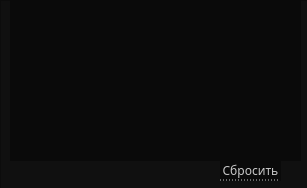
   <widget class="QWidget" name="pinmain">
    <property name="geometry">
     <rect>
      <x>0</x>
      <y>0</y>
      <width>307</width>
      <height>188</height>
     </rect>
    </property>
    <attribute name="icon">
     <iconset>
      <normaloff>../../images/down-arrow.png</normaloff>../../images/down-arrow.png</iconset>
    </attribute>
    <attribute name="label">
     <string>Основной разъём питания</string>
    </attribute>
    <widget class="QFrame" name="framePinmain">
     <property name="geometry">
      <rect>
       <x>0</x>
       <y>0</y>
       <width>311</width>
       <height>191</height>
      </rect>
     </property>
     <property name="styleSheet">
      <string notr="true">QFrame{
	background-color: #101010;
}
</string>
     </property>
     <property name="frameShape">
      <enum>QFrame::StyledPanel</enum>
     </property>
     <property name="frameShadow">
      <enum>QFrame::Raised</enum>
     </property>
     <widget class="QTableWidget" name="tablePinmain">
      <property name="enabled">
       <bool>true</bool>
      </property>
      <property name="geometry">
       <rect>
        <x>10</x>
        <y>0</y>
        <width>291</width>
        <height>161</height>
       </rect>
      </property>
      <property name="font">
       <font>
        <family>Montserrat Medium</family>
        <stylestrategy>PreferAntialias</stylestrategy>
       </font>
      </property>
      <property name="mouseTracking">
       <bool>true</bool>
      </property>
      <property name="focusPolicy">
       <enum>Qt::NoFocus</enum>
      </property>
      <property name="autoFillBackground">
       <bool>false</bool>
      </property>
      <property name="styleSheet">
       <string notr="true">QTableWidget::item
{
	background: rgb(10, 10, 10);
 	border-bottom: 1px solid rgb(60,60,60); 
	border-right: 0px;
	border-left: 0px;
	border-top:0px;
}

QTableView
{
	background: rgb(10, 10, 10);
	color: #dddddd;
	border-top: 0px;
	border-right: 0px;
	border-left: 0px;
	border-bottom: 0px;
}

QTableWidget::item:hover {
    color: white;
	border-bottom: 1px solid rgb(180,180,180);
}      

QTableWidget::item:selected
{
 	color: white;
	border-bottom: 1px solid rgb(180,180,180);
}

QScrollBar:vertical {
	border: none;
    background-color: #151515;
    width: 8px;
    margin: 15px 0 15px 0;
	border-radius: 0px;
 }

/*  HANDLE BAR VERTICAL */
QScrollBar::handle:vertical {	
	background-color: #151515;
	min-height: 30px;
	border-radius: 0px;
	border: 1px solid;
	border-right: 0px;
	border-color: rgb(60,60,60);
}
QScrollBar::handle:vertical:hover{	
	background-color:  rgb(50,50,50);
	border-color: rgb(60,60,60);
}
QScrollBar::handle:vertical:pressed {	
	background-color: rgb(120, 0, 2);
}

/* BTN TOP - SCROLLBAR */
QScrollBar::sub-line:vertical {
	background-color: #151515;
	height: 15px;
	subcontrol-position: top;
	subcontrol-origin: margin;
	border: 0px;
	border-bottom: 1px solid rgb(180, 0, 0);
}
QScrollBar::sub-line:vertical:hover {	
	background-color: #575757;
	border-color: #242424;
}
QScrollBar::sub-line:vertical:pressed {	
	background-color: rgb(120, 0, 2);
}

/* BTN BOTTOM - SCROLLBAR */
QScrollBar::add-line:vertical {
	background-color: #151515;
	height: 15px;
	subcontrol-position: bottom;
	subcontrol-origin: margin;
	border: 1px solid;
	border-color: rgb(60,60,60);
	border: 1px solid;
	border-top:1px solid rgb(180, 0, 0);
	border-right: 0px;
	border-bottom: 0px;
}
QScrollBar::add-line:vertical:hover {	
	background-color: #575757;
	border-color: #242424;
}
QScrollBar::add-line:vertical:pressed {	
	background-color: rgb(120, 0, 2);
}
/* RESET ARROW */
QScrollBar::up-arrow:vertical, QScrollBar::down-arrow:vertical {
	background: none;
}

QScrollBar::add-page:vertical, QScrollBar::sub-page:vertical {
	background: none;
}</string>
      </property>
      <property name="editTriggers">
       <set>QAbstractItemView::AnyKeyPressed|QAbstractItemView::EditKeyPressed|QAbstractItemView::SelectedClicked</set>
      </property>
      <property name="selectionMode">
       <enum>QAbstractItemView::MultiSelection</enum>
      </property>
      <property name="selectionBehavior">
       <enum>QAbstractItemView::SelectRows</enum>
      </property>
      <property name="showGrid">
       <bool>false</bool>
      </property>
      <property name="gridStyle">
       <enum>Qt::SolidLine</enum>
      </property>
      <property name="sortingEnabled">
       <bool>true</bool>
      </property>
      <attribute name="horizontalHeaderVisible">
       <bool>false</bool>
      </attribute>
      <attribute name="horizontalHeaderCascadingSectionResizes">
       <bool>true</bool>
      </attribute>
      <attribute name="horizontalHeaderDefaultSectionSize">
       <number>120</number>
      </attribute>
      <attribute name="horizontalHeaderHighlightSections">
       <bool>false</bool>
      </attribute>
      <attribute name="horizontalHeaderMinimumSectionSize">
       <number>15</number>
      </attribute>
      <attribute name="horizontalHeaderShowSortIndicator" stdset="0">
       <bool>true</bool>
      </attribute>
      <attribute name="horizontalHeaderStretchLastSection">
       <bool>false</bool>
      </attribute>
      <attribute name="verticalHeaderVisible">
       <bool>false</bool>
      </attribute>
      <attribute name="verticalHeaderCascadingSectionResizes">
       <bool>false</bool>
      </attribute>
      <attribute name="verticalHeaderMinimumSectionSize">
       <number>10</number>
      </attribute>
      <column>
       <property name="text">
        <string>Выбор</string>
       </property>
      </column>
      <column>
       <property name="text">
        <string>Название</string>
       </property>
      </column>
     </widget>
     <widget class="QPushButton" name="btnResetPinmain">
      <property name="geometry">
       <rect>
        <x>220</x>
        <y>160</y>
        <width>61</width>
        <height>21</height>
       </rect>
      </property>
      <property name="font">
       <font>
        <family>Montserrat Medium</family>
        <pointsize>9</pointsize>
       </font>
      </property>
      <property name="styleSheet">
       <string notr="true">QPushButton
{
	background-color: rgb(10, 10, 10);
	color:  rgb(200,200, 200);
	border: 0px;
	border-bottom: 1px dotted rgb(200, 200, 200);
}

QPushButton::hover
{
	color: red;
	border-bottom: 1px dotted red;
}
</string>
      </property>
      <property name="text">
       <string>Сбросить</string>
      </property>
     </widget>
    </widget>
   </widget>
